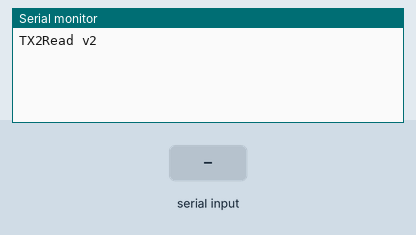
A sketch run on a simulated Arduino Uno, built with avr-gcc and run on an emulated ATmega328P. Parts: the last lines printed to the serial monitor. Inputs (shaded band) come from the test bench.

Above: at 1.2 s.
1.3 s: "quit" received over Serial
At 2.3 s:
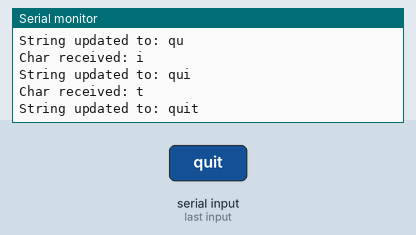
2.8 s: "," received over Serial
At 3.2 s:
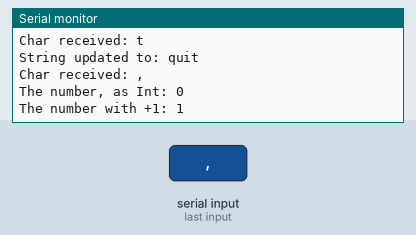
4.3 s: "." received over Serial
At 4.6 s:
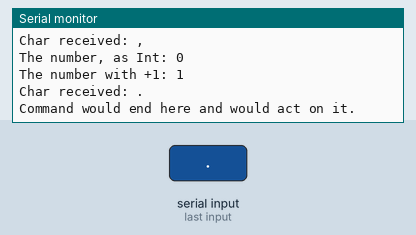
5.8 s: "90,45\n" received over Serial
At 7.0 s:
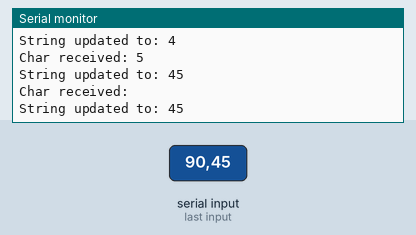
7.3 s: "30,150\n" received over Serial
At 8.5 s:
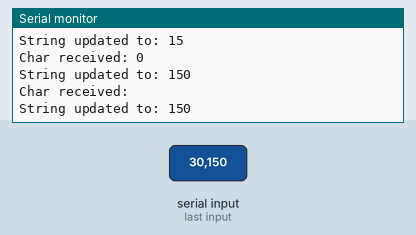
8.8 s: "quit" received over Serial
At 9.3 s:
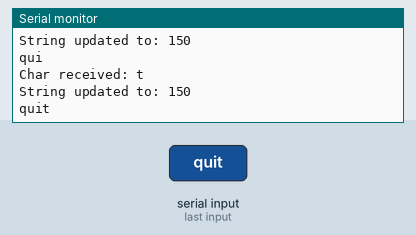
Timing chart, 0 to 11.3 s (numbered marks = the images above; inputs shaded):
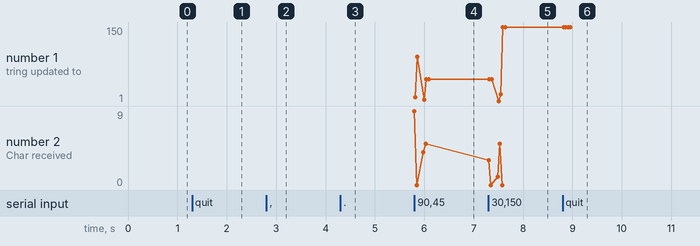

The sketch:

TX2Read_v2.ino
```cpp
void setup()
{
  Serial.begin(9600);
  Serial.println("TX2Read v2");
  Serial.println(" ");
}
char inChar;
String inString;
int number;

void loop()
{
  if (Serial.available() > 0)
  {
    inChar = Serial.read();
    Serial.print("Char received: ");
    Serial.println(inChar);

    if (inChar == ',') { // comma found to convert to int
      number = inString.toInt();
      inString = "";
      Serial.print("The number, as Int: ");
      Serial.println(number);

      if (number == 1) {
        Serial.println("Received 1 (as an Int!)");
      }
      if (number > 5) {
        Serial.println("Number is greater than 5!");
      }
      Serial.print("The number with +1: ");
      Serial.println(number + 1);
      Serial.println(""); // spread out Serial prints

    }
    else if (inChar == '.') {
      // TODO
      // end of command
      // execute the command
      Serial.println("Command would end here and would act on it.");
    }
    else {
      inString += inChar;
      Serial.print("String updated to: ");
      Serial.println(inString);
      if (inString == "quit") {
        inString = ""; // set inString back to blank after hearing quit command
      }
    }
  }

}
```

Measured:
- after the input at 1.3 s, the serial monitor: prints a new line at once (image 1)
- after the input at 2.8 s, the serial monitor: prints a new line at once (image 2)
- after the input at 4.3 s, the serial monitor: prints a new line at once (image 3)
- after the input at 5.8 s, the serial monitor: prints a new line at once (image 4)
- after the input at 7.3 s, the serial monitor: prints a new line at once (image 5)
- after the input at 8.8 s, the serial monitor: prints a new line at once (image 6)
- plotted number 1: 45 → 150 after the input at 7.3 s
